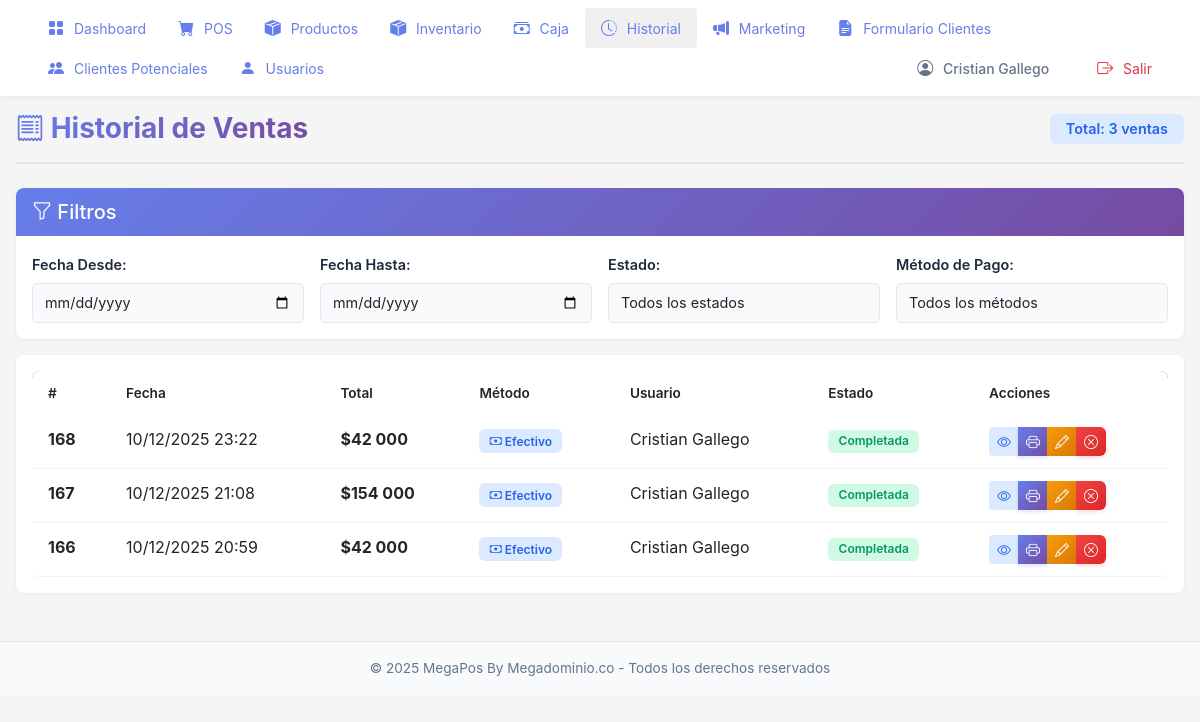
/ventas/ (signed in), run on an earlier commit of the app's database.
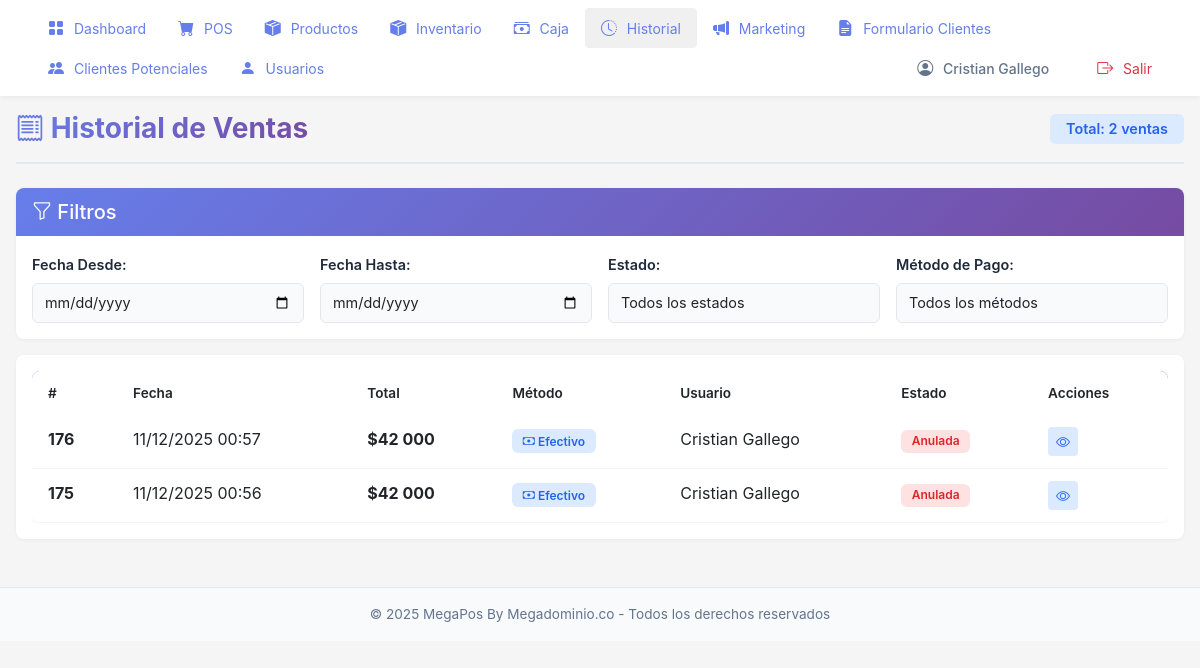
And on a later commit of the database.
### pos/models.py (models this page shows, shortened)
class Venta(models.Model):
    METODOS_PAGO = [
        ('efectivo', 'Efectivo'),
        ('tarjeta', 'Tarjeta'),
        ('transferencia', 'Transferencia'),
    ]
    fecha = models.DateTimeField(
        default=timezone.now,
        verbose_name='Fecha',
        db_index=True
    )
    total = models.IntegerField(
        default=0,
        verbose_name='Total'
    )
    completada = models.BooleanField(
        default=False,
        verbose_name='Completada',
        db_index=True
    )
    metodo_pago = models.CharField(
        max_length=20,
        choices=METODOS_PAGO,
        default='efectivo',
        verbose_name='Método de Pago'
    )
    monto_recibido = models.IntegerField(
        null=True,
        blank=True,
        default=0,
        verbose_name='Monto Recibido'
    )
    email_cliente = models.EmailField(
        null=True,
        blank=True,
        verbose_name='Email del Cliente',
        help_text='Email del cliente para envío de recibo'
    )
    usuario = models.ForeignKey(
        User,
        on_delete=models.PROTECT,
        related_name='ventas',
        null=True,
        blank=True,
        verbose_name='Usuario'
    )
    caja = models.ForeignKey(
        Caja,
        on_delete=models.PROTECT,
        related_name='ventas',
        null=True,
        blank=True,
        verbose_name='Caja'
    )
    vendedor = models.ForeignKey(
        User,
        on_delete=models.PROTECT,
        related_name='ventas_vendidas',
        null=True,
        blank=True,
        verbose_name='Vendedor',
        help_text='Vendedor asociado a la venta'
    )
    registradora_id = models.IntegerField(
        null=True,
        blank=True,
        verbose_name='Registradora',
        help_text='ID de la registradora (1, 2 o 3) desde donde se realizó la venta',
        db_index=True
    )
    anulada = models.BooleanField(
        default=False,
        verbose_name='Anulada',
        db_index=True
    )
    fecha_anulacion = models.DateTimeField(
        null=True,
        blank=True,
        verbose_name='Fecha de Anulación'
    )
    motivo_anulacion = models.TextField(
        null=True,
        blank=True,
        verbose_name='Motivo de Anulación'
    )
    usuario_anulacion = models.ForeignKey(
        User,
        on_delete=models.SET_NULL,
        related_name='ventas_anuladas',
        null=True,
        blank=True,
        verbose_name='Usuario que Anuló'
    )
    editada = models.BooleanField(
        default=False,
        verbose_name='Editada',
        db_index=True
    )
    fecha_ultima_edicion = models.DateTimeField(
        null=True,
        blank=True,
        verbose_name='Fecha de Última Edición'
    )
    motivo_edicion = models.TextField(
        null=True,
        blank=True,
        verbose_name='Motivo de Edición'
    )
    usuario_ultima_edicion = models.ForeignKey(
        User,
        on_delete=models.SET_NULL,
        related_name='ventas_editadas',
        null=True,
        blank=True,
        verbose_name='Usuario que Editó'
    )
    monto_devolucion = models.IntegerField(
        null=True,
        blank=True,
        default=0,
        verbose_name='Monto Devolución',
        help_text='Monto devuelto al cliente cuando se editó la venta'
    )
    monto_pago_adicional = models.IntegerField(
        null=True,
        blank=True,
        default=0,
        verbose_name='Monto Pago Adicional',
        help_text='Monto adicional pagado por el cliente cuando se editó la venta'
    )
    class Meta:
        verbose_name = 'Venta'
        verbose_name_plural = 'Ventas'
        ordering = ['-fecha']
        indexes = [
            models.Index(fields=['-fecha', 'completada']),
            models.Index(fields=['caja', 'fecha']),
            models.Index(fields=['usuario', 'fecha']),
        ]

### pos/views.py (the view)
# urls.py: path('ventas/', views.lista_ventas_view, name='lista_ventas'),
@login_required
def lista_ventas_view(request):
    ventas = Venta.objects.filter(completada=True).order_by('-fecha')
    context = {
        'ventas': ventas,
    }
    return render(request, 'pos/lista_ventas.html', context)

### pos/context_processors.py (called while the page is built)
def sistema_info(request):
    return {
        'SISTEMA_NOMBRE': 'MegaPos By Megadominio.co',
        'SISTEMA_VERSION': '1.0',
        'DEBUG': settings.DEBUG,
    }

### pos/templates/pos/lista_ventas.html (shortened to what the changed rows need)
{% extends 'pos/base.html' %}
{% load humanize %}
{% block content %}
<div class="page-container">
    <div class="page-header">
        <h1><i class="bi bi-receipt"></i> Historial de Ventas</h1>
        <div>
            <span class="badge badge-modern badge-info-modern" style="font-size: 0.9rem; padding: 0.5rem 1rem;">Total: {{ ventas|length|intcomma }} ventas</span>
        </div>
    </div>
    <div class="card-modern mt-3">
        <div class="card-body">
            <div class="table-responsive">
                <table class="table-modern table">
                    <thead>
                    <tr>
                        <th>#</th>
                        <th>Fecha</th>
                        <th>Total</th>
                        <th>Método</th>
                        <th>Usuario</th>
                        <th>Estado</th>
                        <th>Acciones</th>
                    </tr>
                </thead>
                <tbody>
                    {% for venta in ventas %}
                    <tr>
                        <td><strong>{{ venta.id }}</strong></td>
                        <td>{{ venta.fecha|date:"d/m/Y H:i" }}</td>
                        <td><strong>${{ venta.total|intcomma }}</strong></td>
                        <td>
                            <span class="badge badge-modern badge-info-modern">
                                <i class="bi bi-{% if venta.metodo_pago == 'efectivo' %}cash{% elif venta.metodo_pago == 'tarjeta' %}credit-card{% else %}arrow-left-right{% endif %}"></i>
                                {{ venta.get_metodo_pago_display }}
                            </span>
                        </td>
                        <td>
                            {% if venta.usuario %}
                                {{ venta.usuario.get_full_name|default:venta.usuario.username }}
                            {% else %}
                                Sistema
                            {% endif %}
                        </td>
                        <td>
                            {% if venta.anulada %}
                            <span class="badge badge-modern badge-danger-modern">Anulada</span>
                            {% elif venta.completada %}
                            <span class="badge badge-modern badge-success-modern">Completada</span>
                            {% else %}
                            <span class="badge badge-modern badge-warning-modern">Pendiente</span>
                            {% endif %}
                        </td>
                        <td>
                            <div class="btn-group btn-group-sm" role="group">
                                <a href="{% url 'pos:detalle_venta' venta.id %}" class="btn btn-sm" style="background: #dbeafe; color: #2563eb; border: none;" title="Ver detalle">
                                    <i class="bi bi-eye"></i>
                                </a>
                                {% if not venta.anulada %}
                                <button type="button" class="btn btn-sm btn-primary-pos" onclick="imprimirTicket({{ venta.id }})" title="Imprimir ticket 80mm" style="padding: 0.25rem 0.5rem;">
                                    <i class="bi bi-printer"></i>
                                </button>
                                <a href="{% url 'pos:editar_venta' venta.id %}" class="btn btn-sm btn-warning" title="Editar venta" style="padding: 0.25rem 0.5rem;">
                                    <i class="bi bi-pencil"></i>
                                </a>
                                {% if user.is_staff %}
                                <button type="button"
                                        class="btn btn-sm btn-danger-pos"
                                        onclick="anularVenta({{ venta.id }}, '{{ venta.metodo_pago }}', {{ venta.monto_recibido|default:0 }})"
                                        title="Anular venta"
                                        style="padding: 0.25rem 0.5rem;"
                                        data-venta-id="{{ venta.id }}"
                                        data-metodo-pago="{{ venta.metodo_pago }}"
                                        data-monto-recibido="{{ venta.monto_recibido|default:0 }}">
                                    <i class="bi bi-x-circle"></i>
                                </button>
                                {% endif %}
                                {% endif %}
                            </div>
                        </td>
                    </tr>
                    {% empty %}
                    <tr>
                        <td colspan="7" class="text-center text-muted">No hay ventas registradas</td>
                    </tr>
                    {% endfor %}
                </tbody>
            </table>
        </div>
        </div>
    </div>
</div>
{% endblock %}

What changed in the data, as far as the page shows it:
removed Venta: id "168", fecha "10/12/2025 23:22", total "42 000", metodo_pago "Efectivo", usuario.get_full_name "Cristian Gallego", anulada "Completada"
removed Venta: id "167", fecha "10/12/2025 21:08", total "154 000", metodo_pago "Efectivo", usuario.get_full_name "Cristian Gallego", anulada "Completada"
removed Venta: id "166", fecha "10/12/2025 20:59", total "42 000", metodo_pago "Efectivo", usuario.get_full_name "Cristian Gallego", anulada "Completada"
added Venta: id "176", fecha "11/12/2025 00:57", total "42 000", metodo_pago "Efectivo", usuario.get_full_name "Cristian Gallego", anulada "Anulada"
added Venta: id "175", fecha "11/12/2025 00:56", total "42 000", metodo_pago "Efectivo", usuario.get_full_name "Cristian Gallego", anulada "Anulada"
Also different on the page:
{{ ventas|length|intcomma }}: "3" → "2"
